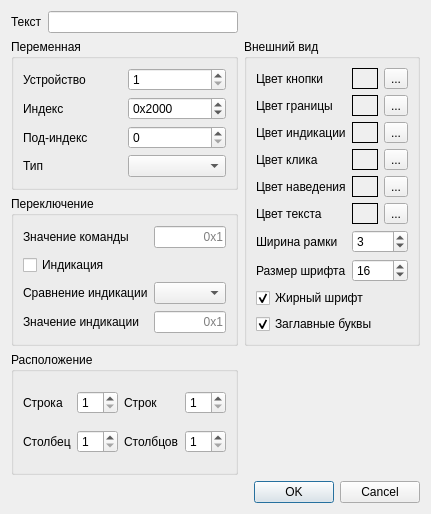
<?xml version="1.0" encoding="UTF-8"?>
<ui version="4.0">
 <class>SDOValueButtonEditDlg</class>
 <widget class="QDialog" name="SDOValueButtonEditDlg">
  <property name="geometry">
   <rect>
    <x>0</x>
    <y>0</y>
    <width>423</width>
    <height>514</height>
   </rect>
  </property>
  <property name="windowTitle">
   <string>Кнопка</string>
  </property>
  <layout class="QGridLayout" name="gridLayout_5">
   <item row="0" column="0">
    <layout class="QHBoxLayout" name="horizontalLayout">
     <item>
      <widget class="QLabel" name="lblName">
       <property name="text">
        <string>Текст</string>
       </property>
      </widget>
     </item>
     <item>
      <widget class="QLineEdit" name="leName">
       <property name="text">
        <string/>
       </property>
      </widget>
     </item>
    </layout>
   </item>
   <item row="0" column="1">
    <spacer name="horizontalSpacer">
     <property name="orientation">
      <enum>Qt::Horizontal</enum>
     </property>
     <property name="sizeHint" stdset="0">
      <size>
       <width>202</width>
       <height>20</height>
      </size>
     </property>
    </spacer>
   </item>
   <item row="1" column="0">
    <widget class="QGroupBox" name="gbData">
     <property name="title">
      <string>Переменная</string>
     </property>
     <layout class="QGridLayout" name="gridLayout">
      <item row="3" column="0">
       <widget class="QLabel" name="lblType">
        <property name="text">
         <string>Тип</string>
        </property>
       </widget>
      </item>
      <item row="3" column="1">
       <widget class="QComboBox" name="cbType"/>
      </item>
      <item row="1" column="0">
       <widget class="QLabel" name="lblIndex">
        <property name="text">
         <string>Индекс</string>
        </property>
       </widget>
      </item>
      <item row="1" column="1">
       <widget class="QSpinBox" name="sbIndex">
        <property name="prefix">
         <string>0x</string>
        </property>
        <property name="maximum">
         <number>65535</number>
        </property>
        <property name="value">
         <number>8192</number>
        </property>
        <property name="displayIntegerBase">
         <number>16</number>
        </property>
       </widget>
      </item>
      <item row="2" column="1">
       <widget class="QSpinBox" name="sbSubIndex">
        <property name="maximum">
         <number>255</number>
        </property>
       </widget>
      </item>
      <item row="0" column="0">
       <widget class="QLabel" name="lblNodeId">
        <property name="text">
         <string>Устройство</string>
        </property>
       </widget>
      </item>
      <item row="2" column="0">
       <widget class="QLabel" name="lblSubIndex">
        <property name="text">
         <string>Под-индекс</string>
        </property>
       </widget>
      </item>
      <item row="0" column="1">
       <widget class="QSpinBox" name="sbNodeId">
        <property name="minimum">
         <number>1</number>
        </property>
        <property name="maximum">
         <number>127</number>
        </property>
       </widget>
      </item>
     </layout>
    </widget>
   </item>
   <item row="1" column="1" rowspan="2">
    <widget class="QGroupBox" name="gbPen">
     <property name="title">
      <string>Внешний вид</string>
     </property>
     <layout class="QGridLayout" name="gridLayout_2">
      <item row="0" column="0">
       <widget class="QLabel" name="lblButtonColor">
        <property name="text">
         <string>Цвет кнопки</string>
        </property>
       </widget>
      </item>
      <item row="0" column="1">
       <widget class="QFrame" name="frButtonColor">
        <property name="autoFillBackground">
         <bool>true</bool>
        </property>
        <property name="frameShape">
         <enum>QFrame::Panel</enum>
        </property>
       </widget>
      </item>
      <item row="0" column="2">
       <widget class="QToolButton" name="tbButtonColorSel">
        <property name="text">
         <string>...</string>
        </property>
       </widget>
      </item>
      <item row="1" column="0">
       <widget class="QLabel" name="lblBorderColor">
        <property name="text">
         <string>Цвет границы</string>
        </property>
       </widget>
      </item>
      <item row="1" column="1">
       <widget class="QFrame" name="frBorderColor">
        <property name="autoFillBackground">
         <bool>true</bool>
        </property>
        <property name="frameShape">
         <enum>QFrame::Panel</enum>
        </property>
       </widget>
      </item>
      <item row="1" column="2">
       <widget class="QToolButton" name="tbBorderColorSel">
        <property name="text">
         <string>...</string>
        </property>
       </widget>
      </item>
      <item row="2" column="0">
       <widget class="QLabel" name="lblIndicatorColor">
        <property name="text">
         <string>Цвет индикации</string>
        </property>
       </widget>
      </item>
      <item row="2" column="1">
       <widget class="QFrame" name="frIndicatorColor">
        <property name="autoFillBackground">
         <bool>true</bool>
        </property>
        <property name="frameShape">
         <enum>QFrame::Panel</enum>
        </property>
       </widget>
      </item>
      <item row="2" column="2">
       <widget class="QToolButton" name="tbIndicatorColorSel">
        <property name="text">
         <string>...</string>
        </property>
       </widget>
      </item>
      <item row="3" column="0">
       <widget class="QLabel" name="lblActivateColor">
        <property name="text">
         <string>Цвет клика</string>
        </property>
       </widget>
      </item>
      <item row="3" column="1">
       <widget class="QFrame" name="frActivateColor">
        <property name="autoFillBackground">
         <bool>true</bool>
        </property>
        <property name="frameShape">
         <enum>QFrame::Panel</enum>
        </property>
       </widget>
      </item>
      <item row="3" column="2">
       <widget class="QToolButton" name="tbActivateColorSel">
        <property name="text">
         <string>...</string>
        </property>
       </widget>
      </item>
      <item row="4" column="0">
       <widget class="QLabel" name="lblHighlightColor">
        <property name="text">
         <string>Цвет наведения</string>
        </property>
       </widget>
      </item>
      <item row="4" column="1">
       <widget class="QFrame" name="frHighlightColor">
        <property name="autoFillBackground">
         <bool>true</bool>
        </property>
        <property name="frameShape">
         <enum>QFrame::Panel</enum>
        </property>
       </widget>
      </item>
      <item row="4" column="2">
       <widget class="QToolButton" name="tbHighlightColorSel">
        <property name="text">
         <string>...</string>
        </property>
       </widget>
      </item>
      <item row="5" column="0">
       <widget class="QLabel" name="lblTextColor">
        <property name="text">
         <string>Цвет текста</string>
        </property>
       </widget>
      </item>
      <item row="5" column="1">
       <widget class="QFrame" name="frTextColor">
        <property name="autoFillBackground">
         <bool>true</bool>
        </property>
        <property name="frameShape">
         <enum>QFrame::Panel</enum>
        </property>
       </widget>
      </item>
      <item row="5" column="2">
       <widget class="QToolButton" name="tbTextColorSel">
        <property name="text">
         <string>...</string>
        </property>
       </widget>
      </item>
      <item row="6" column="0">
       <widget class="QLabel" name="lblBorderWidth">
        <property name="text">
         <string>Ширина рамки</string>
        </property>
       </widget>
      </item>
      <item row="7" column="0">
       <widget class="QLabel" name="lblFontSize">
        <property name="text">
         <string>Размер шрифта</string>
        </property>
       </widget>
      </item>
      <item row="6" column="1" colspan="2">
       <widget class="QSpinBox" name="sbBorderWidth">
        <property name="minimum">
         <number>0</number>
        </property>
        <property name="maximum">
         <number>64</number>
        </property>
        <property name="value">
         <number>3</number>
        </property>
       </widget>
      </item>
      <item row="7" column="1" colspan="2">
       <widget class="QSpinBox" name="sbFontSize">
        <property name="minimum">
         <number>4</number>
        </property>
        <property name="maximum">
         <number>96</number>
        </property>
        <property name="value">
         <number>16</number>
        </property>
       </widget>
      </item>
      <item row="8" column="0" colspan="2">
       <widget class="QCheckBox" name="cbFontBold">
        <property name="text">
         <string>Жирный шрифт</string>
        </property>
        <property name="checked">
         <bool>true</bool>
        </property>
       </widget>
      </item>
      <item row="9" column="0" colspan="2">
       <widget class="QCheckBox" name="cbFontCapitalization">
        <property name="text">
         <string>Заглавные буквы</string>
        </property>
        <property name="checked">
         <bool>true</bool>
        </property>
       </widget>
      </item>
     </layout>
    </widget>
   </item>
   <item row="2" column="0">
    <widget class="QGroupBox" name="gbActivation">
     <property name="title">
      <string>Переключение</string>
     </property>
     <layout class="QGridLayout" name="gridLayout_4">
      <item row="3" column="1">
       <widget class="QLineEdit" name="leIndicatorValue">
        <property name="maxLength">
         <number>16</number>
        </property>
        <property name="alignment">
         <set>Qt::AlignRight|Qt::AlignTrailing|Qt::AlignVCenter</set>
        </property>
        <property name="placeholderText">
         <string>0x1</string>
        </property>
       </widget>
      </item>
      <item row="1" column="0">
       <widget class="QCheckBox" name="cbIndicationEnabled">
        <property name="text">
         <string>Индикация</string>
        </property>
       </widget>
      </item>
      <item row="2" column="1">
       <widget class="QComboBox" name="cbIndicatorCompare"/>
      </item>
      <item row="0" column="1">
       <widget class="QLineEdit" name="leActivateValue">
        <property name="maxLength">
         <number>16</number>
        </property>
        <property name="alignment">
         <set>Qt::AlignRight|Qt::AlignTrailing|Qt::AlignVCenter</set>
        </property>
        <property name="placeholderText">
         <string>0x1</string>
        </property>
       </widget>
      </item>
      <item row="3" column="0">
       <widget class="QLabel" name="lblIndicatorValue">
        <property name="text">
         <string>Значение индикации</string>
        </property>
       </widget>
      </item>
      <item row="0" column="0">
       <widget class="QLabel" name="lblActivateValue">
        <property name="text">
         <string>Значение команды</string>
        </property>
       </widget>
      </item>
      <item row="2" column="0">
       <widget class="QLabel" name="lblIndicatorCompare">
        <property name="text">
         <string>Сравнение индикации</string>
        </property>
       </widget>
      </item>
     </layout>
    </widget>
   </item>
   <item row="3" column="0">
    <widget class="QGroupBox" name="gbPos">
     <property name="title">
      <string>Расположение</string>
     </property>
     <layout class="QGridLayout" name="gridLayout_3">
      <item row="0" column="0">
       <widget class="QLabel" name="lblPosRow">
        <property name="text">
         <string>Строка</string>
        </property>
       </widget>
      </item>
      <item row="0" column="1">
       <widget class="QSpinBox" name="sbPosRow">
        <property name="minimum">
         <number>1</number>
        </property>
       </widget>
      </item>
      <item row="0" column="2">
       <widget class="QLabel" name="lblSizeRow">
        <property name="text">
         <string>Строк</string>
        </property>
       </widget>
      </item>
      <item row="0" column="3">
       <widget class="QSpinBox" name="sbSizeRow">
        <property name="minimum">
         <number>1</number>
        </property>
       </widget>
      </item>
      <item row="1" column="0">
       <widget class="QLabel" name="lblPosCol">
        <property name="text">
         <string>Столбец</string>
        </property>
       </widget>
      </item>
      <item row="1" column="1">
       <widget class="QSpinBox" name="sbPosCol">
        <property name="minimum">
         <number>1</number>
        </property>
       </widget>
      </item>
      <item row="1" column="2">
       <widget class="QLabel" name="lblSizeCol">
        <property name="text">
         <string>Столбцов</string>
        </property>
       </widget>
      </item>
      <item row="1" column="3">
       <widget class="QSpinBox" name="sbSizeCol">
        <property name="minimum">
         <number>1</number>
        </property>
       </widget>
      </item>
     </layout>
    </widget>
   </item>
   <item row="4" column="1">
    <widget class="QDialogButtonBox" name="buttonBox">
     <property name="orientation">
      <enum>Qt::Horizontal</enum>
     </property>
     <property name="standardButtons">
      <set>QDialogButtonBox::Cancel|QDialogButtonBox::Ok</set>
     </property>
    </widget>
   </item>
  </layout>
 </widget>
 <resources/>
 <connections>
  <connection>
   <sender>buttonBox</sender>
   <signal>accepted()</signal>
   <receiver>SDOValueButtonEditDlg</receiver>
   <slot>accept()</slot>
   <hints>
    <hint type="sourcelabel">
     <x>248</x>
     <y>254</y>
    </hint>
    <hint type="destinationlabel">
     <x>157</x>
     <y>274</y>
    </hint>
   </hints>
  </connection>
  <connection>
   <sender>buttonBox</sender>
   <signal>rejected()</signal>
   <receiver>SDOValueButtonEditDlg</receiver>
   <slot>reject()</slot>
   <hints>
    <hint type="sourcelabel">
     <x>316</x>
     <y>260</y>
    </hint>
    <hint type="destinationlabel">
     <x>286</x>
     <y>274</y>
    </hint>
   </hints>
  </connection>
 </connections>
</ui>
